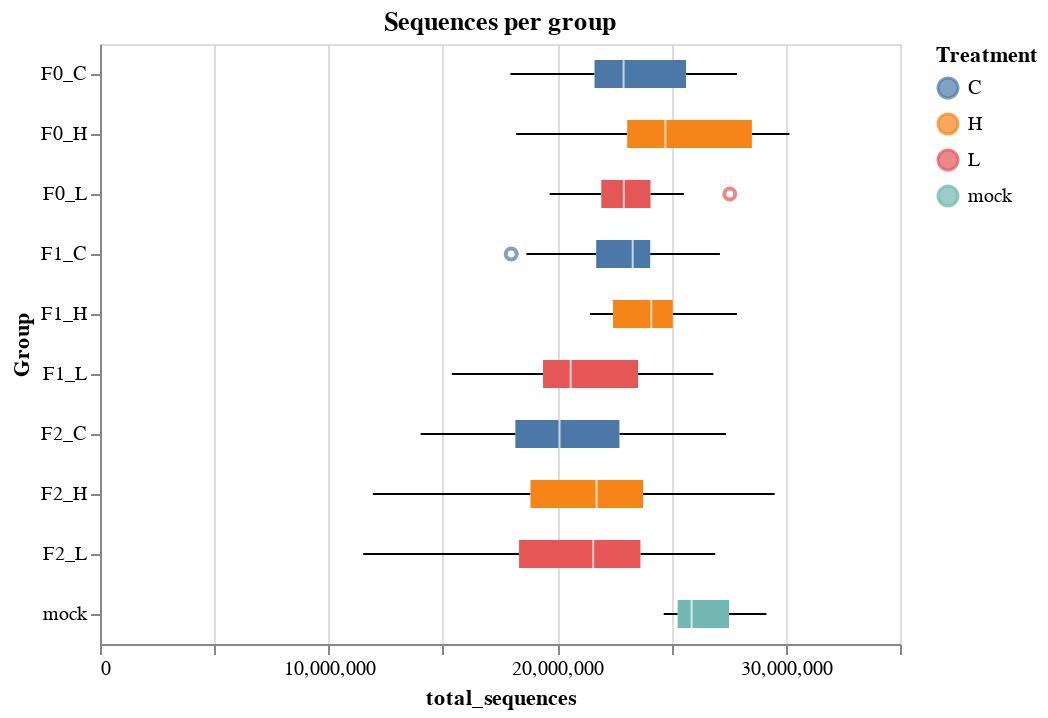

The notebook cell saved with this chart:
### Code cell
alt.Chart(mqc_df, title="Sequences per group").mark_boxplot().encode(
    x="total_sequences",
    y=alt.Y("Group"),
    color="Treatment"
).properties(
    width=400,
    height=300
)

### Figure 1 — Vega-Lite specification as saved in the notebook (floating-point values rounded to 4 significant figures)
{"config": {"view": {"continuousWidth": 300, "continuousHeight": 300}}, "data": {"name": "data-6379032bf1b0f9b64765f417bc93f711"}, "mark": {"type": "boxplot"}, "encoding": {"color": {"field": "Treatment", "type": "nominal"}, "x": {"field": "total_sequences", "type": "quantitative"}, "y": {"field": "Group", "type": "nominal"}}, "height": 300, "title": "Sequences per group", "width": 400, "$schema": "https://vega.github.io/schema/vega-lite/v5.8.0.json", "datasets": {"data-6379032bf1b0f9b64765f417bc93f711": [{"total_sequences": 26340000.0, "Group": "F0_C", "Treatment": "C", "Generation": "F0", "Sample": "C10"}, {"total_sequences": 22070000.0, "Group": "F0_C", "Treatment": "C", "Generation": "F0", "Sample": "C11"}, {"total_sequences": 25470000.0, "Group": "F0_C", "Treatment": "C", "Generation": "F0", "Sample": "C11"}, {"total_sequences": 27120000.0, "Group": "F1_C", "Treatment": "C", "Generation": "F1", "Sample": "C12"}, {"total_sequences": 17990000.0, "Group": "F1_C", "Treatment": "C", "Generation": "F1", "Sample": "C12"}, {"total_sequences": 24670000.0, "Group": "F1_C", "Treatment": "C", "Generation": "F1", "Sample": "C13"}, {"total_sequences": 23870000.0, "Group": "F1_C", "Treatment": "C", "Generation": "F1", "Sample": "C14"}, {"total_sequences": 23750000.0, "Group": "F1_C", "Treatment": "C", "Generation": "F1", "Sample": "C15"}, {"total_sequences": 18650000.0, "Group": "F1_C", "Treatment": "C", "Generation": "F1", "Sample": "C16"}, {"total_sequences": 22860000.0, "Group": "F1_C", "Treatment": "C", "Generation": "F1", "Sample": "C17"}, {"total_sequences": 22730000.0, "Group": "F1_C", "Treatment": "C", "Generation": "F1", "Sample": "C18"}, {"total_sequences": 19540000.0, "Group": "F2_C", "Treatment": "C", "Generation": "F2", "Sample": "C19"}, {"total_sequences": 21690000.0, "Group": "F2_C", "Treatment": "C", "Generation": "F2", "Sample": "C19"}, {"total_sequences": 27870000.0, "Group": "F0_C", "Treatment": "C", "Generation": "F0", "Sample": "C1"}, {"total_sequences": 18520000.0, "Group": "F2_C", "Treatment": "C", "Generation": "F2", "Sample": "C20"}, {"total_sequences": 23980000.0, "Group": "F2_C", "Treatment": "C", "Generation": "F2", "Sample": "C21"}, {"total_sequences": 24840000.0, "Group": "F2_C", "Treatment": "C", "Generation": "F2", "Sample": "C22"}, {"total_sequences": 15320000.0, "Group": "F2_C", "Treatment": "C", "Generation": "F2", "Sample": "C23"}, {"total_sequences": 19570000.0, "Group": "F2_C", "Treatment": "C", "Generation": "F2", "Sample": "C24"}, {"total_sequences": 22580000.0, "Group": "F2_C", "Treatment": "C", "Generation": "F2", "Sample": "C25"}, {"total_sequences": 27390000.0, "Group": "F2_C", "Treatment": "C", "Generation": "F2", "Sample": "C26"}, {"total_sequences": 14030000.0, "Group": "F2_C", "Treatment": "C", "Generation": "F2", "Sample": "C27"}, {"total_sequences": 23160000.0, "Group": "F2_C", "Treatment": "C", "Generation": "F2", "Sample": "C28"}, {"total_sequences": 17140000.0, "Group": "F2_C", "Treatment": "C", "Generation": "F2", "Sample": "C29"}, {"total_sequences": 20320000.0, "Group": "F0_C", "Treatment": "C", "Generation": "F0", "Sample": "C2"}, {"total_sequences": 16440000.0, "Group": "F2_C", "Treatment": "C", "Generation": "F2", "Sample": "C30"}, {"total_sequences": 20640000.0, "Group": "F2_C", "Treatment": "C", "Generation": "F2", "Sample": "C31"}, {"total_sequences": 18610000.0, "Group": "F2_C", "Treatment": "C", "Generation": "F2", "Sample": "C32"}, {"total_sequences": 22320000.0, "Group": "F2_C", "Treatment": "C", "Generation": "F2", "Sample": "C34"}, {"total_sequences": 19720000.0, "Group": "F0_C", "Treatment": "C", "Generation": "F0", "Sample": "C3"}, {"total_sequences": 22250000.0, "Group": "F0_C", "Treatment": "C", "Generation": "F0", "Sample": "C4"}, {"total_sequences": 24670000.0, "Group": "F0_C", "Treatment": "C", "Generation": "F0", "Sample": "C5"}, {"total_sequences": 22630000.0, "Group": "F0_C", "Treatment": "C", "Generation": "F0", "Sample": "C6"}, {"total_sequences": 23180000.0, "Group": "F0_C", "Treatment": "C", "Generation": "F0", "Sample": "C7"}, {"total_sequences": 26140000.0, "Group": "F0_C", "Treatment": "C", "Generation": "F0", "Sample": "C8"}, {"total_sequences": 17950000.0, "Group": "F0_C", "Treatment": "C", "Generation": "F0", "Sample": "C9"}, {"total_sequences": 28550000.0, "Group": "F0_H", "Treatment": "H", "Generation": "F0", "Sample": "H10"}, {"total_sequences": 23810000.0, "Group": "F0_H", "Treatment": "H", "Generation": "F0", "Sample": "H10"}, {"total_sequences": 25610000.0, "Group": "F0_H", "Treatment": "H", "Generation": "F0", "Sample": "H11"}, {"total_sequences": 22780000.0, "Group": "F1_H", "Treatment": "H", "Generation": "F1", "Sample": "H12"}, {"total_sequences": 21440000.0, "Group": "F1_H", "Treatment": "H", "Generation": "F1", "Sample": "H13"}, {"total_sequences": 23960000.0, "Group": "F1_H", "Treatment": "H", "Generation": "F1", "Sample": "H13"}, {"total_sequences": 27870000.0, "Group": "F1_H", "Treatment": "H", "Generation": "F1", "Sample": "H14"}, {"total_sequences": 25650000.0, "Group": "F1_H", "Treatment": "H", "Generation": "F1", "Sample": "H15"}, {"total_sequences": 24270000.0, "Group": "F1_H", "Treatment": "H", "Generation": "F1", "Sample": "H16"}, {"total_sequences": 24860000.0, "Group": "F1_H", "Treatment": "H", "Generation": "F1", "Sample": "H17"}, {"total_sequences": 21430000.0, "Group": "F1_H", "Treatment": "H", "Generation": "F1", "Sample": "H18"}, {"total_sequences": 28510000.0, "Group": "F0_H", "Treatment": "H", "Generation": "F0", "Sample": "H1"}, {"total_sequences": 19940000.0, "Group": "F2_H", "Treatment": "H", "Generation": "F2", "Sample": "H20"}, {"total_sequences": 19140000.0, "Group": "F2_H", "Treatment": "H", "Generation": "F2", "Sample": "H21"}, {"total_sequences": 27320000.0, "Group": "F2_H", "Treatment": "H", "Generation": "F2", "Sample": "H22"}, {"total_sequences": 28070000.0, "Group": "F2_H", "Treatment": "H", "Generation": "F2", "Sample": "H23"}, {"total_sequences": 11940000.0, "Group": "F2_H", "Treatment": "H", "Generation": "F2", "Sample": "H24"}, {"total_sequences": 22260000.0, "Group": "F2_H", "Treatment": "H", "Generation": "F2", "Sample": "H25"}, {"total_sequences": 23120000.0, "Group": "F2_H", "Treatment": "H", "Generation": "F2", "Sample": "H26"}, {"total_sequences": 17630000.0, "Group": "F2_H", "Treatment": "H", "Generation": "F2", "Sample": "H27"}, {"total_sequences": 24840000.0, "Group": "F2_H", "Treatment": "H", "Generation": "F2", "Sample": "H28"}, {"total_sequences": 17930000.0, "Group": "F2_H", "Treatment": "H", "Generation": "F2", "Sample": "H29"}, {"total_sequences": 18210000.0, "Group": "F0_H", "Treatment": "H", "Generation": "F0", "Sample": "H2"}, {"total_sequences": 19150000.0, "Group": "F2_H", "Treatment": "H", "Generation": "F2", "Sample": "H30"}, {"total_sequences": 15590000.0, "Group": "F2_H", "Treatment": "H", "Generation": "F2", "Sample": "H31"}, {"total_sequences": 21500000.0, "Group": "F2_H", "Treatment": "H", "Generation": "F2", "Sample": "H32"}, {"total_sequences": 23400000.0, "Group": "F2_H", "Treatment": "H", "Generation": "F2", "Sample": "H32"}, {"total_sequences": 21950000.0, "Group": "F2_H", "Treatment": "H", "Generation": "F2", "Sample": "H33"}, {"total_sequences": 29520000.0, "Group": "F2_H", "Treatment": "H", "Generation": "F2", "Sample": "H34"}, {"total_sequences": 30160000.0, "Group": "F0_H", "Treatment": "H", "Generation": "F0", "Sample": "H3"}, {"total_sequences": 27290000.0, "Group": "F0_H", "Treatment": "H", "Generation": "F0", "Sample": "H4"}, {"total_sequences": 19150000.0, "Group": "F0_H", "Treatment": "H", "Generation": "F0", "Sample": "H5"}, {"total_sequences": 29560000.0, "Group": "F0_H", "Treatment": "H", "Generation": "F0", "Sample": "H6"}, {"total_sequences": 21100000.0, "Group": "F0_H", "Treatment": "H", "Generation": "F0", "Sample": "H7"}, {"total_sequences": 23720000.0, "Group": "F0_H", "Treatment": "H", "Generation": "F0", "Sample": "H8"}, {"total_sequences": 23860000.0, "Group": "F0_H", "Treatment": "H", "Generation": "F0", "Sample": "H9"}, {"total_sequences": 20470000.0, "Group": "F1_L", "Treatment": "L", "Generation": "F1", "Sample": "L10"}, {"total_sequences": 19020000.0, "Group": "F1_L", "Treatment": "L", "Generation": "F1", "Sample": "L11"}, {"total_sequences": 20720000.0, "Group": "F1_L", "Treatment": "L", "Generation": "F1", "Sample": "L11"}, {"total_sequences": 24480000.0, "Group": "F1_L", "Treatment": "L", "Generation": "F1", "Sample": "L12"}, {"total_sequences": 15390000.0, "Group": "F1_L", "Treatment": "L", "Generation": "F1", "Sample": "L13"}, {"total_sequences": 26830000.0, "Group": "F1_L", "Treatment": "L", "Generation": "F1", "Sample": "L14"}, {"total_sequences": 23970000.0, "Group": "F2_L", "Treatment": "L", "Generation": "F2", "Sample": "L15"}, {"total_sequences": 21310000.0, "Group": "F2_L", "Treatment": "L", "Generation": "F2", "Sample": "L16"}, {"total_sequences": 18340000.0, "Group": "F2_L", "Treatment": "L", "Generation": "F2", "Sample": "L17"}, {"total_sequences": 11520000.0, "Group": "F2_L", "Treatment": "L", "Generation": "F2", "Sample": "L18"}, {"total_sequences": 19780000.0, "Group": "F2_L", "Treatment": "L", "Generation": "F2", "Sample": "L19"}, {"total_sequences": 27550000.0, "Group": "F0_L", "Treatment": "L", "Generation": "F0", "Sample": "L1"}, {"total_sequences": 21580000.0, "Group": "F2_L", "Treatment": "L", "Generation": "F2", "Sample": "L20"}, {"total_sequences": 22170000.0, "Group": "F2_L", "Treatment": "L", "Generation": "F2", "Sample": "L21"}, {"total_sequences": 26100000.0, "Group": "F2_L", "Treatment": "L", "Generation": "F2", "Sample": "L22"}, {"total_sequences": 24090000.0, "Group": "F2_L", "Treatment": "L", "Generation": "F2", "Sample": "L23"}, {"total_sequences": 21820000.0, "Group": "F2_L", "Treatment": "L", "Generation": "F2", "Sample": "L24"}, {"total_sequences": 17470000.0, "Group": "F2_L", "Treatment": "L", "Generation": "F2", "Sample": "L25"}, {"total_sequences": 26920000.0, "Group": "F2_L", "Treatment": "L", "Generation": "F2", "Sample": "L26"}, {"total_sequences": 23640000.0, "Group": "F2_L", "Treatment": "L", "Generation": "F2", "Sample": "L27"}, {"total_sequences": 20000000.0, "Group": "F2_L", "Treatment": "L", "Generation": "F2", "Sample": "L28"}, {"total_sequences": 17330000.0, "Group": "F2_L", "Treatment": "L", "Generation": "F2", "Sample": "L29"}, {"total_sequences": 22260000.0, "Group": "F2_L", "Treatment": "L", "Generation": "F2", "Sample": "L29"}, {"total_sequences": 24420000.0, "Group": "F0_L", "Treatment": "L", "Generation": "F0", "Sample": "L2"}, {"total_sequences": 16180000.0, "Group": "F2_L", "Treatment": "L", "Generation": "F2", "Sample": "L30"}, {"total_sequences": 21010000.0, "Group": "F0_L", "Treatment": "L", "Generation": "F0", "Sample": "L3"}, {"total_sequences": 22250000.0, "Group": "F0_L", "Treatment": "L", "Generation": "F0", "Sample": "L4"}, {"total_sequences": 19670000.0, "Group": "F0_L", "Treatment": "L", "Generation": "F0", "Sample": "L5"}, {"total_sequences": 25540000.0, "Group": "F0_L", "Treatment": "L", "Generation": "F0", "Sample": "L6"}, {"total_sequences": 21830000.0, "Group": "F0_L", "Treatment": "L", "Generation": "F0", "Sample": "L6"}, {"total_sequences": 22870000.0, "Group": "F0_L", "Treatment": "L", "Generation": "F0", "Sample": "L7"}, {"total_sequences": 23090000.0, "Group": "F0_L", "Treatment": "L", "Generation": "F0", "Sample": "L8"}, {"total_sequences": 22970000.0, "Group": "F0_L", "Treatment": "L", "Generation": "F0", "Sample": "L9"}, {"total_sequences": 25880000.0, "Group": "mock", "Treatment": "mock", "Generation": "mock", "Sample": "m.c"}, {"total_sequences": 24660000.0, "Group": "mock", "Treatment": "mock", "Generation": "mock", "Sample": "m.c"}, {"total_sequences": 29150000.0, "Group": "mock", "Treatment": "mock", "Generation": "mock", "Sample": "m.c"}]}}
